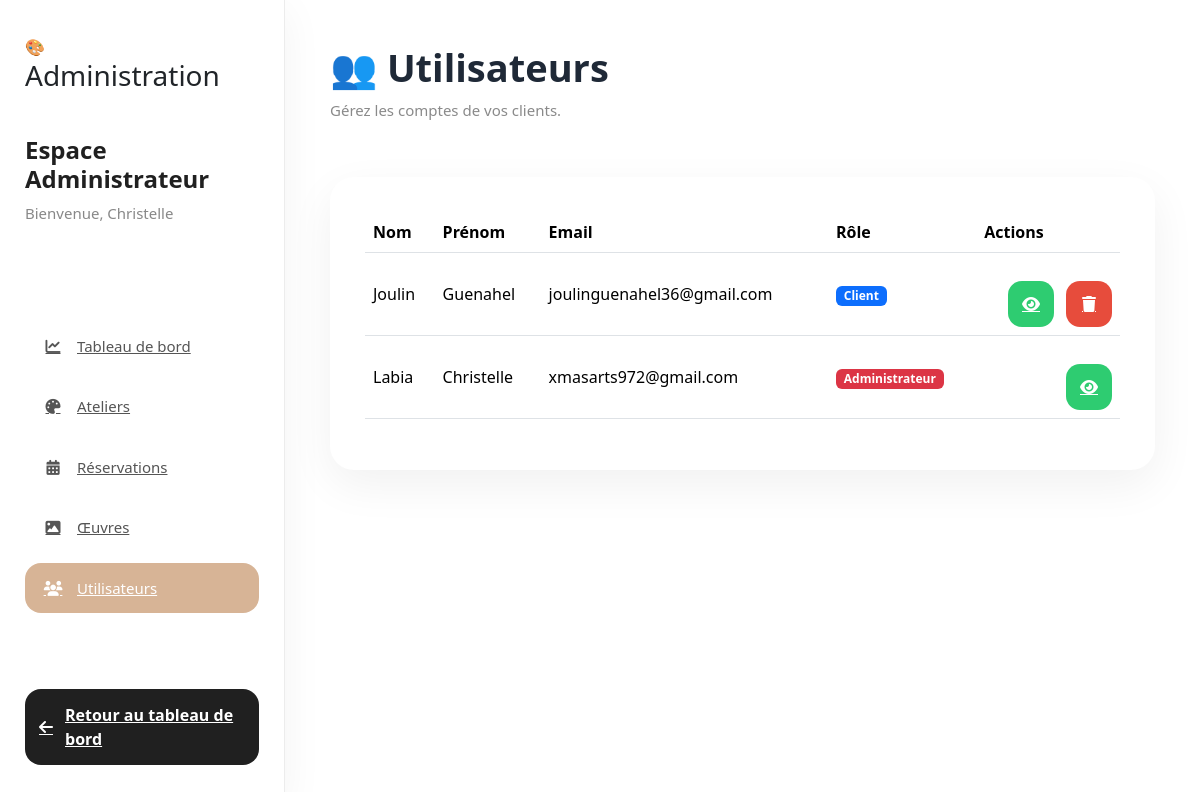
The app's page /admin/utilisateurs (signed in) with its own data.
### models/user.py (models this page shows)
class User(UserMixin, db.Model):
    __tablename__ = "users"
    id = db.Column(db.Integer, primary_key=True)
    nom = db.Column(db.String(100), nullable=False)
    prenom = db.Column(db.String(100), nullable=False)
    email = db.Column(db.String(150), unique=True, nullable=False)
    password = db.Column(db.String(255), nullable=False)
    role = db.Column(db.String(20), default="client")
    reservations = db.relationship(
        "Reservation",
        backref="utilisateur",
        cascade="all, delete-orphan",
        lazy=True
    )

### app.py (the view)
@app.route("/admin/utilisateurs")
@login_required
def admin_utilisateurs():
    if current_user.role != "admin":
        return redirect("/")
    utilisateurs = (
        User.query
        .order_by(User.nom.asc(), User.prenom.asc())
        .all()
    )
    return render_template(
        "admin/utilisateurs.html",
        utilisateurs=utilisateurs
    )

### app.py (called while the page is built)
@login_manager.user_loader
def load_user(user_id):
    return User.query.get(int(user_id))

### templates/admin/utilisateurs.html (shortened to what this page needs)
{% extends "admin/base_admin.html" %}
{% block sidebar %}
<div class="admin-user">
    <h4>Espace Administrateur</h4>
    <p>Bienvenue, {{ current_user.prenom }}</p>
</div>
<nav class="admin-menu">
    <a href="/admin">
        <i class="fa-solid fa-chart-line"></i>
        Tableau de bord
    </a>
    <a href="/admin/ateliers">
        <i class="fa-solid fa-palette"></i>
        Ateliers
    </a>
    <a href="/admin/reservations">
        <i class="fa-solid fa-calendar-days"></i>
        Réservations
    </a>
    <a href="/admin/oeuvres">
        <i class="fa-solid fa-image"></i>
        Œuvres
    </a>
    <a href="/admin/utilisateurs" class="active">
        <i class="fa-solid fa-users"></i>
        Utilisateurs
    </a>
</nav>
<div class="sidebar-bottom">
    <a href="/admin">
        <i class="fa-solid fa-arrow-left"></i>
        Retour au tableau de bord
    </a>
</div>
{% endblock %}
{% block content %}
<div class="page-header">
    <div>
        <h1>👥 Utilisateurs</h1>
        <p>
            Gérez les comptes de vos clients.
        </p>
    </div>
</div>
<div class="card-admin">
<table class="table align-middle">
<thead>
<tr>
<th>Nom</th>
<th>Prénom</th>
<th>Email</th>
<th>Rôle</th>
<th>Actions</th>
</tr>
</thead>
<tbody>
{% for utilisateur in utilisateurs %}
<tr>
<td>{{ utilisateur.nom }}</td>
<td>{{ utilisateur.prenom }}</td>
<td>{{ utilisateur.email }}</td>
<td>
{% if utilisateur.role == "admin" %}
<span class="badge bg-danger">
Administrateur
</span>
{% else %}
<span class="badge bg-primary">
Client
</span>
{% endif %}
</td>
<td>
<div class="oeuvre-actions">
<a
href="/admin/utilisateur/{{ utilisateur.id }}"
class="btn-action view">
<i class="fa-solid fa-eye"></i>
</a>
{% if utilisateur.role != "admin" %}
<a
href="/admin/utilisateur/supprimer/{{ utilisateur.id }}"
class="btn-action delete">
<i class="fa-solid fa-trash"></i>
</a>
{% endif %}
</div>
</td>
</tr>
{% endfor %}
</tbody>
</table>
</div>
{% endblock %}

### static/css/admin.css (style rules this page uses)
* { margin:0; padding:0; box-sizing:border-box; }
body { font-family:"Poppins",sans-serif; background:#f5f7fb; color:#2d3748; }
a { text-decoration:none; }
.admin-user { margin-bottom:45px; }
.admin-user h4 { font-size:24px; font-weight:700; color:#202020; }
.admin-user p { margin-top:8px; color:#888; font-size:15px; }
.admin-menu { display:flex; flex-direction:column; gap:10px; }
.admin-menu a { display:flex; align-items:center; gap:14px; color:#555; padding:14px 18px; border-radius:16px; transition:.25s; font-size:15px; font-weight:500; }
.admin-menu a i { width:20px; text-align:center; }
.admin-menu .active { background:#d7b496; color:white; }
.sidebar-bottom { margin-top:40px; }
.sidebar-bottom a { display:flex; align-items:center; justify-content:center; gap:12px; background:#202020; color:white; padding:14px; border-radius:16px; transition:.3s; font-weight:600; }
.page-header { display:flex; justify-content:space-between; align-items:center; margin-bottom:40px; }
.page-header h1 { font-size:38px; font-weight:700; color:#1f2937; }
.page-header p { margin-top:8px; color:#8a8a8a; font-size:15px; }
.card-admin { background:white; border-radius:24px; padding:35px; box-shadow:0 15px 45px rgba(0,0,0,.06); margin-bottom:45px; }
.oeuvre-actions { display:flex; justify-content:flex-end; gap:12px; margin-top:20px; }
.sidebar, .card-admin, .oeuvre-card, .admin-tip { animation:fadeUp .45s ease; }
.btn-action { width:46px; height:46px; border-radius:14px; display:flex; justify-content:center; align-items:center; color:white; transition:.25s; }
.view { background:#2ECC71; }
.delete { background:#E74C3C; }

### records on screen
User: prenom "Christelle", nom "Labia", email "xmasarts972@gmail.com", role "Administrateur"
User: nom "Joulin", prenom "Guenahel", email "joulinguenahel36@gmail.com", role "Client"
